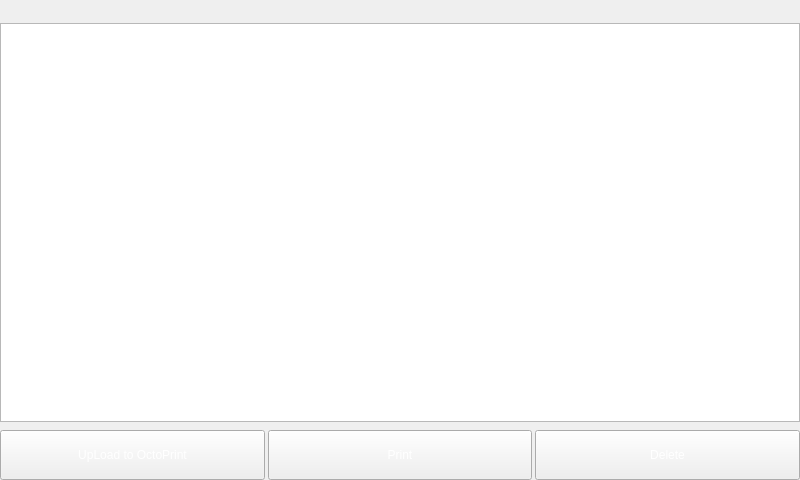
<?xml version="1.0" encoding="UTF-8"?>
<ui version="4.0">
 <class>FileDialog</class>
 <widget class="QDialog" name="FileDialog">
  <property name="geometry">
   <rect>
    <x>0</x>
    <y>0</y>
    <width>800</width>
    <height>480</height>
   </rect>
  </property>
  <property name="sizePolicy">
   <sizepolicy hsizetype="Fixed" vsizetype="Fixed">
    <horstretch>0</horstretch>
    <verstretch>0</verstretch>
   </sizepolicy>
  </property>
  <property name="windowTitle">
   <string>Dialog</string>
  </property>
  <layout class="QVBoxLayout" name="verticalLayout" stretch="1,7">
   <property name="spacing">
    <number>3</number>
   </property>
   <property name="leftMargin">
    <number>0</number>
   </property>
   <property name="topMargin">
    <number>0</number>
   </property>
   <property name="rightMargin">
    <number>0</number>
   </property>
   <property name="bottomMargin">
    <number>0</number>
   </property>
   <item>
    <layout class="QHBoxLayout" name="horizontalLayout_2">
     <item>
      <widget class="QPushButton" name="Btn_back">
       <property name="styleSheet">
        <string notr="true">border:none;
font: 75 30pt &quot;Gill Sans MT&quot;;
</string>
       </property>
       <property name="text">
        <string/>
       </property>
       <property name="icon">
        <iconset resource="assets.qrc">
         <normaloff>:/assets/huitui.svg</normaloff>:/assets/huitui.svg</iconset>
       </property>
       <property name="iconSize">
        <size>
         <width>72</width>
         <height>72</height>
        </size>
       </property>
      </widget>
     </item>
     <item>
      <spacer name="horizontalSpacer">
       <property name="orientation">
        <enum>Qt::Horizontal</enum>
       </property>
       <property name="sizeHint" stdset="0">
        <size>
         <width>40</width>
         <height>20</height>
        </size>
       </property>
      </spacer>
     </item>
     <item>
      <widget class="QPushButton" name="Btn_Logo">
       <property name="styleSheet">
        <string notr="true">border:none;
font: 75 30pt &quot;Gill Sans MT&quot;;
</string>
       </property>
       <property name="text">
        <string/>
       </property>
       <property name="icon">
        <iconset resource="assets.qrc">
         <normaloff>:/assets/folder.svg</normaloff>:/assets/folder.svg</iconset>
       </property>
       <property name="iconSize">
        <size>
         <width>72</width>
         <height>72</height>
        </size>
       </property>
      </widget>
     </item>
     <item>
      <spacer name="horizontalSpacer_2">
       <property name="orientation">
        <enum>Qt::Horizontal</enum>
       </property>
       <property name="sizeHint" stdset="0">
        <size>
         <width>40</width>
         <height>20</height>
        </size>
       </property>
      </spacer>
     </item>
     <item>
      <widget class="QPushButton" name="Btn_Refresh">
       <property name="layoutDirection">
        <enum>Qt::RightToLeft</enum>
       </property>
       <property name="styleSheet">
        <string notr="true">border:none;
font: 75 30pt &quot;Gill Sans MT&quot;;
</string>
       </property>
       <property name="text">
        <string/>
       </property>
       <property name="icon">
        <iconset resource="assets.qrc">
         <normaloff>:/assets/sync-alt.svg</normaloff>:/assets/sync-alt.svg</iconset>
       </property>
       <property name="iconSize">
        <size>
         <width>72</width>
         <height>72</height>
        </size>
       </property>
      </widget>
     </item>
    </layout>
   </item>
   <item>
    <layout class="QVBoxLayout" name="verticalLayout_3" stretch="1,0,0">
     <property name="spacing">
      <number>3</number>
     </property>
     <item>
      <widget class="QTreeWidget" name="treeWidget">
       <property name="sizePolicy">
        <sizepolicy hsizetype="Preferred" vsizetype="Preferred">
         <horstretch>0</horstretch>
         <verstretch>0</verstretch>
        </sizepolicy>
       </property>
       <property name="font">
        <font>
         <pointsize>30</pointsize>
        </font>
       </property>
       <property name="styleSheet">
        <string notr="true">color: rgb(255, 255, 255);</string>
       </property>
       <property name="editTriggers">
        <set>QAbstractItemView::NoEditTriggers</set>
       </property>
       <property name="iconSize">
        <size>
         <width>64</width>
         <height>64</height>
        </size>
       </property>
       <property name="animated">
        <bool>true</bool>
       </property>
       <property name="wordWrap">
        <bool>true</bool>
       </property>
       <attribute name="headerVisible">
        <bool>false</bool>
       </attribute>
       <column>
        <property name="text">
         <string notr="true">1</string>
        </property>
       </column>
      </widget>
     </item>
     <item>
      <spacer name="verticalSpacer">
       <property name="orientation">
        <enum>Qt::Vertical</enum>
       </property>
       <property name="sizeType">
        <enum>QSizePolicy::Maximum</enum>
       </property>
       <property name="sizeHint" stdset="0">
        <size>
         <width>20</width>
         <height>5</height>
        </size>
       </property>
      </spacer>
     </item>
     <item>
      <layout class="QHBoxLayout" name="horizontalLayout_4">
       <item>
        <widget class="QPushButton" name="Btn_Upload">
         <property name="minimumSize">
          <size>
           <width>0</width>
           <height>50</height>
          </size>
         </property>
         <property name="styleSheet">
          <string notr="true">color: rgb(255, 255, 255);</string>
         </property>
         <property name="text">
          <string>UpLoad to OctoPrint</string>
         </property>
         <property name="icon">
          <iconset resource="assets.qrc">
           <normaloff>:/assets/upload.svg</normaloff>:/assets/upload.svg</iconset>
         </property>
         <property name="iconSize">
          <size>
           <width>40</width>
           <height>40</height>
          </size>
         </property>
        </widget>
       </item>
       <item>
        <widget class="QPushButton" name="Btn_Print">
         <property name="minimumSize">
          <size>
           <width>0</width>
           <height>50</height>
          </size>
         </property>
         <property name="styleSheet">
          <string notr="true">color: rgb(255, 255, 255);</string>
         </property>
         <property name="text">
          <string>Print</string>
         </property>
         <property name="icon">
          <iconset resource="assets.qrc">
           <normaloff>:/assets/print.svg</normaloff>:/assets/print.svg</iconset>
         </property>
         <property name="iconSize">
          <size>
           <width>40</width>
           <height>40</height>
          </size>
         </property>
        </widget>
       </item>
       <item>
        <widget class="QPushButton" name="Btn_Delete">
         <property name="minimumSize">
          <size>
           <width>0</width>
           <height>50</height>
          </size>
         </property>
         <property name="styleSheet">
          <string notr="true">color: rgb(255, 255, 255);</string>
         </property>
         <property name="text">
          <string>Delete</string>
         </property>
         <property name="icon">
          <iconset resource="assets.qrc">
           <normaloff>:/assets/delete.svg</normaloff>:/assets/delete.svg</iconset>
         </property>
         <property name="iconSize">
          <size>
           <width>40</width>
           <height>40</height>
          </size>
         </property>
        </widget>
       </item>
      </layout>
     </item>
    </layout>
   </item>
  </layout>
 </widget>
 <resources>
  <include location="assets.qrc"/>
 </resources>
 <connections/>
</ui>
